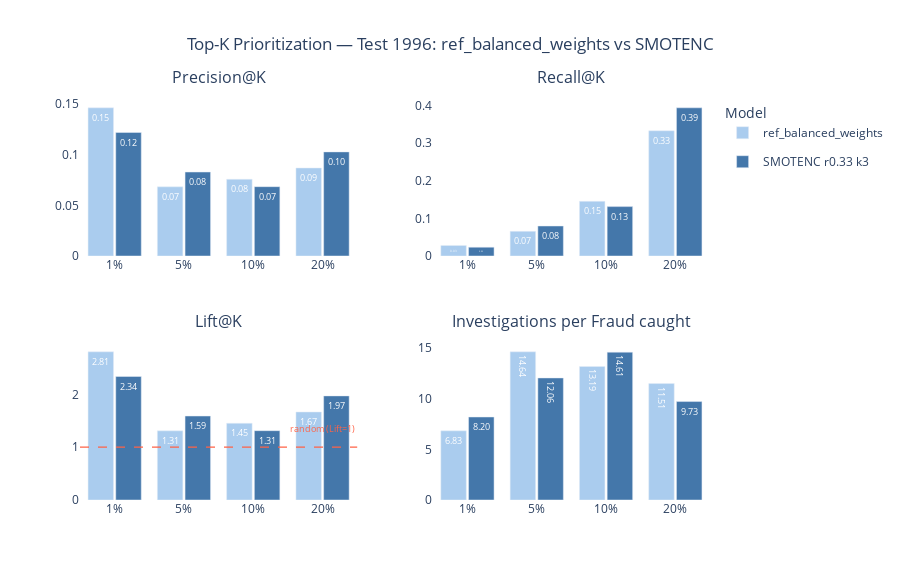

The notebook cell saved with this chart:
### Code cell
# combined visual for both models on topK results 

df_topk_base = df_topk[df_topk["split"] == "TEST 1996 (train 1994-95)"].copy()
df_topk_base.insert(0, "model", "ref_balanced_weights")

df_topk_smote_test = df_topk_smote[df_topk_smote["split"] == "TEST 1996 (train 1994-95)"].copy()

df_topk_combined = pd.concat([df_topk_base, df_topk_smote_test], ignore_index=True)

model_colors = {
    "ref_balanced_weights": "#AACCEE",  
    "SMOTENC r0.33 k3":     "#4477AA",  
}

k_order = ["1%", "5%", "10%", "20%"]

panels = [
    ("Precision_at_K",         1, 1),
    ("Recall_at_K",            1, 2),
    ("Lift_at_K",              2, 1),
    ("Investigations_per_fraud", 2, 2),
]

fig = make_subplots(
    rows=2, cols=2,
    subplot_titles=[
        "Precision@K", "Recall@K",
        "Lift@K",       "Investigations per Fraud caught"
    ],
    horizontal_spacing=0.12,
    vertical_spacing=0.22,
)

shown = set()

for metric, row, col in panels:
    for model_name in ["ref_balanced_weights", "SMOTENC r0.33 k3"]:
        df_m = (df_topk_combined[df_topk_combined["model"] == model_name]
                .set_index("K_pct").reindex(k_order).reset_index())
        scores = df_m[metric].tolist()
        customdata = list(zip(
            df_m["N_investigated"].tolist(),
            df_m["TP_in_topK"].tolist(),
            df_m["FP_in_topK"].tolist(),
            df_m["FN_missed_outside_topK"].tolist(),
            df_m["Investigations_per_fraud"].round(1).tolist(),
        ))

        fig.add_trace(
            go.Bar(
                x=k_order,
                y=scores,
                name=model_name,
                marker_color=model_colors[model_name],
                text=[f"{v:.2f}" for v in scores],
                textposition="inside",
                textfont=dict(color="white", size=9),
                customdata=customdata,
                hovertemplate=(
                    "<b>Top-%{x} · " + model_name + "</b><br>"
                    "Investigated: %{customdata[0]}<br>"
                    "Fraud caught (TP): %{customdata[1]}<br>"
                    "Legit checked (FP): %{customdata[2]}<br>"
                    "Fraud missed (FN): %{customdata[3]}<br>"
                    "Cases per fraud: %{customdata[4]}"
                    "<extra></extra>"
                ),
                showlegend=(row == 1 and col == 1 and model_name not in shown),
                legendgroup=model_name,
            ),
            row=row, col=col,
        )
        shown.add(model_name)

# Lift=1 baseline
fig.add_hline(
    y=1.0, row=2, col=1,
    line_dash="dash", line_color="tomato", line_width=1.2,
    annotation_text="random (Lift=1)",
    annotation_position="top right",
    annotation_font=dict(size=9, color="tomato"),
)

fig.update_layout(
    title_text="Top-K Prioritization — Test 1996: ref_balanced_weights vs SMOTENC",
    title_x=0.5,
    height=580,
    barmode="group",
    bargap=0.2,
    bargroupgap=0.08,
    plot_bgcolor="white",
    paper_bgcolor="white",
    legend=dict(title="Model", x=1.02, y=1.0),
)
fig.update_yaxes(rangemode="tozero")
fig.update_annotations(yshift=+10)
fig.show()

### Figure 1 — Plotly figure (JSON) as saved in the notebook; plotly's stock layout.template omitted (floating-point values rounded to 4 significant figures)
{"data": [{"customdata": [[41, 6, 35, 207, 6.8], [205, 14, 191, 199, 14.6], [409, 31, 378, 182, 13.2], [817, 71, 746, 142, 11.5]], "hovertemplate": "<b>Top-%{x} · ref_balanced_weights</b><br>Investigated: %{customdata[0]}<br>Fraud caught (TP): %{customdata[1]}<br>Legit checked (FP): %{customdata[2]}<br>Fraud missed (FN): %{customdata[3]}<br>Cases per fraud: %{customdata[4]}<extra></extra>", "legendgroup": "ref_balanced_weights", "marker": {"color": "#AACCEE"}, "name": "ref_balanced_weights", "showlegend": true, "text": ["0.15", "0.07", "0.08", "0.09"], "textfont": {"color": "white", "size": 9}, "textposition": "inside", "type": "bar", "x": ["1%", "5%", "10%", "20%"], "xaxis": "x", "y": [0.1463, 0.06829, 0.07579, 0.0869], "yaxis": "y"}, {"customdata": [[41, 5, 36, 208, 8.2], [205, 17, 188, 196, 12.1], [409, 28, 381, 185, 14.6], [817, 84, 733, 129, 9.7]], "hovertemplate": "<b>Top-%{x} · SMOTENC r0.33 k3</b><br>Investigated: %{customdata[0]}<br>Fraud caught (TP): %{customdata[1]}<br>Legit checked (FP): %{customdata[2]}<br>Fraud missed (FN): %{customdata[3]}<br>Cases per fraud: %{customdata[4]}<extra></extra>", "legendgroup": "SMOTENC r0.33 k3", "marker": {"color": "#4477AA"}, "name": "SMOTENC r0.33 k3", "showlegend": true, "text": ["0.12", "0.08", "0.07", "0.10"], "textfont": {"color": "white", "size": 9}, "textposition": "inside", "type": "bar", "x": ["1%", "5%", "10%", "20%"], "xaxis": "x", "y": [0.122, 0.08293, 0.06846, 0.1028], "yaxis": "y"}, {"customdata": [[41, 6, 35, 207, 6.8], [205, 14, 191, 199, 14.6], [409, 31, 378, 182, 13.2], [817, 71, 746, 142, 11.5]], "hovertemplate": "<b>Top-%{x} · ref_balanced_weights</b><br>Investigated: %{customdata[0]}<br>Fraud caught (TP): %{customdata[1]}<br>Legit checked (FP): %{customdata[2]}<br>Fraud missed (FN): %{customdata[3]}<br>Cases per fraud: %{customdata[4]}<extra></extra>", "legendgroup": "ref_balanced_weights", "marker": {"color": "#AACCEE"}, "name": "ref_balanced_weights", "showlegend": false, "text": ["0.03", "0.07", "0.15", "0.33"], "textfont": {"color": "white", "size": 9}, "textposition": "inside", "type": "bar", "x": ["1%", "5%", "10%", "20%"], "xaxis": "x2", "y": [0.02817, 0.06573, 0.1455, 0.3333], "yaxis": "y2"}, {"customdata": [[41, 5, 36, 208, 8.2], [205, 17, 188, 196, 12.1], [409, 28, 381, 185, 14.6], [817, 84, 733, 129, 9.7]], "hovertemplate": "<b>Top-%{x} · SMOTENC r0.33 k3</b><br>Investigated: %{customdata[0]}<br>Fraud caught (TP): %{customdata[1]}<br>Legit checked (FP): %{customdata[2]}<br>Fraud missed (FN): %{customdata[3]}<br>Cases per fraud: %{customdata[4]}<extra></extra>", "legendgroup": "SMOTENC r0.33 k3", "marker": {"color": "#4477AA"}, "name": "SMOTENC r0.33 k3", "showlegend": false, "text": ["0.02", "0.08", "0.13", "0.39"], "textfont": {"color": "white", "size": 9}, "textposition": "inside", "type": "bar", "x": ["1%", "5%", "10%", "20%"], "xaxis": "x2", "y": [0.02347, 0.07981, 0.1315, 0.3944], "yaxis": "y2"}, {"customdata": [[41, 6, 35, 207, 6.8], [205, 14, 191, 199, 14.6], [409, 31, 378, 182, 13.2], [817, 71, 746, 142, 11.5]], "hovertemplate": "<b>Top-%{x} · ref_balanced_weights</b><br>Investigated: %{customdata[0]}<br>Fraud caught (TP): %{customdata[1]}<br>Legit checked (FP): %{customdata[2]}<br>Fraud missed (FN): %{customdata[3]}<br>Cases per fraud: %{customdata[4]}<extra></extra>", "legendgroup": "ref_balanced_weights", "marker": {"color": "#AACCEE"}, "name": "ref_balanced_weights", "showlegend": false, "text": ["2.81", "1.31", "1.45", "1.67"], "textfont": {"color": "white", "size": 9}, "textposition": "inside", "type": "bar", "x": ["1%", "5%", "10%", "20%"], "xaxis": "x3", "y": [2.805, 1.309, 1.453, 1.666], "yaxis": "y3"}, {"customdata": [[41, 5, 36, 208, 8.2], [205, 17, 188, 196, 12.1], [409, 28, 381, 185, 14.6], [817, 84, 733, 129, 9.7]], "hovertemplate": "<b>Top-%{x} · SMOTENC r0.33 k3</b><br>Investigated: %{customdata[0]}<br>Fraud caught (TP): %{customdata[1]}<br>Legit checked (FP): %{customdata[2]}<br>Fraud missed (FN): %{customdata[3]}<br>Cases per fraud: %{customdata[4]}<extra></extra>", "legendgroup": "SMOTENC r0.33 k3", "marker": {"color": "#4477AA"}, "name": "SMOTENC r0.33 k3", "showlegend": false, "text": ["2.34", "1.59", "1.31", "1.97"], "textfont": {"color": "white", "size": 9}, "textposition": "inside", "type": "bar", "x": ["1%", "5%", "10%", "20%"], "xaxis": "x3", "y": [2.338, 1.59, 1.312, 1.971], "yaxis": "y3"}, {"customdata": [[41, 6, 35, 207, 6.8], [205, 14, 191, 199, 14.6], [409, 31, 378, 182, 13.2], [817, 71, 746, 142, 11.5]], "hovertemplate": "<b>Top-%{x} · ref_balanced_weights</b><br>Investigated: %{customdata[0]}<br>Fraud caught (TP): %{customdata[1]}<br>Legit checked (FP): %{customdata[2]}<br>Fraud missed (FN): %{customdata[3]}<br>Cases per fraud: %{customdata[4]}<extra></extra>", "legendgroup": "ref_balanced_weights", "marker": {"color": "#AACCEE"}, "name": "ref_balanced_weights", "showlegend": false, "text": ["6.83", "14.64", "13.19", "11.51"], "textfont": {"color": "white", "size": 9}, "textposition": "inside", "type": "bar", "x": ["1%", "5%", "10%", "20%"], "xaxis": "x4", "y": [6.833, 14.64, 13.19, 11.51], "yaxis": "y4"}, {"customdata": [[41, 5, 36, 208, 8.2], [205, 17, 188, 196, 12.1], [409, 28, 381, 185, 14.6], [817, 84, 733, 129, 9.7]], "hovertemplate": "<b>Top-%{x} · SMOTENC r0.33 k3</b><br>Investigated: %{customdata[0]}<br>Fraud caught (TP): %{customdata[1]}<br>Legit checked (FP): %{customdata[2]}<br>Fraud missed (FN): %{customdata[3]}<br>Cases per fraud: %{customdata[4]}<extra></extra>", "legendgroup": "SMOTENC r0.33 k3", "marker": {"color": "#4477AA"}, "name": "SMOTENC r0.33 k3", "showlegend": false, "text": ["8.20", "12.06", "14.61", "9.73"], "textfont": {"color": "white", "size": 9}, "textposition": "inside", "type": "bar", "x": ["1%", "5%", "10%", "20%"], "xaxis": "x4", "y": [8.2, 12.06, 14.61, 9.726], "yaxis": "y4"}], "layout": {"annotations": [{"font": {"size": 16}, "showarrow": false, "text": "Precision@K", "x": 0.22, "xanchor": "center", "xref": "paper", "y": 1, "yanchor": "bottom", "yref": "paper", "yshift": 10}, {"font": {"size": 16}, "showarrow": false, "text": "Recall@K", "x": 0.78, "xanchor": "center", "xref": "paper", "y": 1, "yanchor": "bottom", "yref": "paper", "yshift": 10}, {"font": {"size": 16}, "showarrow": false, "text": "Lift@K", "x": 0.22, "xanchor": "center", "xref": "paper", "y": 0.39, "yanchor": "bottom", "yref": "paper", "yshift": 10}, {"font": {"size": 16}, "showarrow": false, "text": "Investigations per Fraud caught", "x": 0.78, "xanchor": "center", "xref": "paper", "y": 0.39, "yanchor": "bottom", "yref": "paper", "yshift": 10}, {"font": {"color": "tomato", "size": 9}, "showarrow": false, "text": "random (Lift=1)", "x": 1, "xanchor": "right", "xref": "x3 domain", "y": 1, "yanchor": "bottom", "yref": "y3", "yshift": 10}], "bargap": 0.2, "bargroupgap": 0.08, "barmode": "group", "height": 580, "legend": {"title": {"text": "Model"}, "x": 1.02, "y": 1}, "paper_bgcolor": "white", "plot_bgcolor": "white", "shapes": [{"line": {"color": "tomato", "dash": "dash", "width": 1.2}, "type": "line", "x0": 0, "x1": 1, "xref": "x3 domain", "y0": 1, "y1": 1, "yref": "y3"}], "title": {"text": "Top-K Prioritization — Test 1996: ref_balanced_weights vs SMOTENC", "x": 0.5}, "xaxis": {"anchor": "y", "domain": [0, 0.44]}, "xaxis2": {"anchor": "y2", "domain": [0.56, 1]}, "xaxis3": {"anchor": "y3", "domain": [0, 0.44]}, "xaxis4": {"anchor": "y4", "domain": [0.56, 1]}, "yaxis": {"anchor": "x", "domain": [0.61, 1], "rangemode": "tozero"}, "yaxis2": {"anchor": "x2", "domain": [0.61, 1], "rangemode": "tozero"}, "yaxis3": {"anchor": "x3", "domain": [0, 0.39], "rangemode": "tozero"}, "yaxis4": {"anchor": "x4", "domain": [0, 0.39], "rangemode": "tozero"}}}
